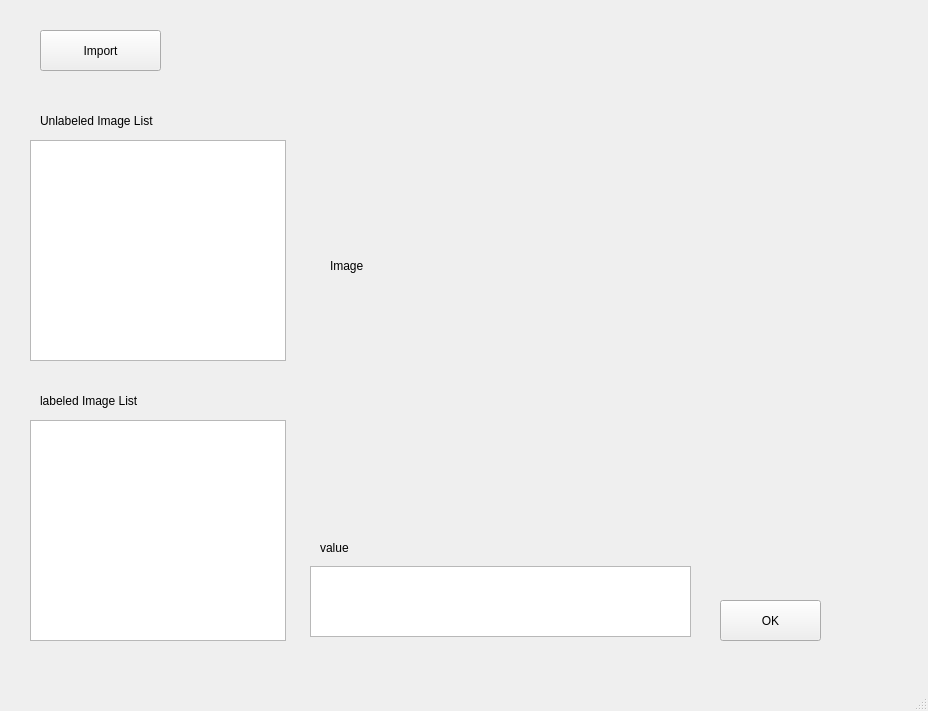
<?xml version="1.0" encoding="UTF-8"?>
<ui version="4.0">
 <class>MainWindow</class>
 <widget class="QMainWindow" name="MainWindow">
  <property name="geometry">
   <rect>
    <x>0</x>
    <y>0</y>
    <width>928</width>
    <height>711</height>
   </rect>
  </property>
  <property name="windowTitle">
   <string>MainWindow</string>
  </property>
  <widget class="QWidget" name="centralwidget">
   <widget class="QPushButton" name="pushButton">
    <property name="geometry">
     <rect>
      <x>40</x>
      <y>30</y>
      <width>121</width>
      <height>41</height>
     </rect>
    </property>
    <property name="text">
     <string>Import</string>
    </property>
   </widget>
   <widget class="QListWidget" name="listWidget">
    <property name="geometry">
     <rect>
      <x>30</x>
      <y>140</y>
      <width>256</width>
      <height>221</height>
     </rect>
    </property>
   </widget>
   <widget class="QListWidget" name="listWidget_2">
    <property name="geometry">
     <rect>
      <x>30</x>
      <y>420</y>
      <width>256</width>
      <height>221</height>
     </rect>
    </property>
   </widget>
   <widget class="QLabel" name="label">
    <property name="geometry">
     <rect>
      <x>40</x>
      <y>110</y>
      <width>161</width>
      <height>21</height>
     </rect>
    </property>
    <property name="text">
     <string>Unlabeled Image List</string>
    </property>
   </widget>
   <widget class="QLabel" name="label_2">
    <property name="geometry">
     <rect>
      <x>40</x>
      <y>390</y>
      <width>161</width>
      <height>21</height>
     </rect>
    </property>
    <property name="text">
     <string>labeled Image List</string>
    </property>
   </widget>
   <widget class="QLabel" name="label_3">
    <property name="geometry">
     <rect>
      <x>330</x>
      <y>70</y>
      <width>521</width>
      <height>391</height>
     </rect>
    </property>
    <property name="text">
     <string>Image</string>
    </property>
   </widget>
   <widget class="QTextEdit" name="textEdit">
    <property name="geometry">
     <rect>
      <x>310</x>
      <y>566</y>
      <width>381</width>
      <height>71</height>
     </rect>
    </property>
   </widget>
   <widget class="QLabel" name="label_4">
    <property name="geometry">
     <rect>
      <x>320</x>
      <y>540</y>
      <width>58</width>
      <height>15</height>
     </rect>
    </property>
    <property name="text">
     <string>value</string>
    </property>
   </widget>
   <widget class="QPushButton" name="pushButton_2">
    <property name="geometry">
     <rect>
      <x>720</x>
      <y>600</y>
      <width>101</width>
      <height>41</height>
     </rect>
    </property>
    <property name="text">
     <string>OK</string>
    </property>
   </widget>
  </widget>
  <widget class="QMenuBar" name="menubar">
   <property name="geometry">
    <rect>
     <x>0</x>
     <y>0</y>
     <width>928</width>
     <height>25</height>
    </rect>
   </property>
  </widget>
  <widget class="QStatusBar" name="statusbar"/>
 </widget>
 <resources/>
 <connections/>
</ui>
